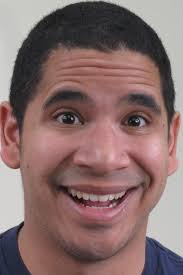
%> input picture seam_carving/data/face.jpeg, 183 x 275 px
$ octave ruleazaProiect.m   (GNU Octave 9; MATLAB toolbox functions it lacks are replaced by stand-ins)
%> lines starting %> are read from the running program, lines starting %| are printed output that depends on the picture
### seam_carving/cod/calculeazaEnergie.m
function E = calculeazaEnergie(img)

img = rgb2gray(img);
YFilter = fspecial('sobel');
XFilter = YFilter';
XFilter(:, [1 3]) = XFilter(:, [3 1]);

PartialDevX = imfilter(double(img), XFilter);
PartialDevY = imfilter(double(img), YFilter);

E = abs(PartialDevX) + abs(PartialDevY);

end

### seam_carving/cod/selecteazaDrumVertical.m
function d = selecteazaDrumVertical(E,metodaSelectareDrum)
%selecteaza drumul vertical ce minimizeaza functia cost calculate pe baza lui E
%
%input: E - energia la fiecare pixel calculata pe baza gradientului
%       metodaSelectareDrum - specifica metoda aleasa pentru selectarea drumului. Valori posibile:
%                           'aleator' - alege un drum aleator
%                           'greedy' - alege un drum utilizand metoda Greedy
%                           'programareDinamica' - alege un drum folosind metoda Programarii Dinamice
%
%output: d - drumul vertical ales

d = zeros(size(E,1),2);

switch metodaSelectareDrum
    case 'aleator'
        %pentru linia 1 alegem primul pixel in mod aleator
        linia = 1;
        %coloana o alegem intre 1 si size(E,2)
        coloana = randi(size(E,2));
        %punem in d linia si coloana coresponzatoare pixelului
        d(1,:) = [linia coloana];
        for i = 2:size(d,1)
            %alege urmatorul pixel pe baza vecinilor
            %linia este i
            linia = i;
            %coloana depinde de coloana pixelului anterior
            if d(i-1,2) == 1%pixelul este localizat la marginea din stanga
                %doua optiuni
                optiune = randi(2)-1;%genereaza 0 sau 1 cu probabilitati egale
            elseif d(i-1,2) == size(E,2)%pixelul este la marginea din dreapta
                %doua optiuni
                optiune = randi(2) - 2; %genereaza -1 sau 0
            else
                optiune = randi(3)-2; % genereaza -1, 0 sau 1
            end
            coloana = d(i-1,2) + optiune;%adun -1 sau 0 sau 1:
                                         % merg la stanga, dreapta sau stau pe loc
            d(i,:) = [linia coloana];
        end
    case 'greedy'
        linia = 1;
        [~, coloana] = min(E(linia, :));
        d(1, :) = [linia coloana];
        for i = 2:size(d, 1)
            if d(i-1, 2) == 1
                [~, coloana] = min(E(i, d(i-1, 2): d(i -1, 2) + 1));
            elseif d(i-1, 2) == size(E, 2)
                [~, coloana] = min(E(i, d(i-1, 2) - 1: d(i -1, 2)));
                coloana = coloana + d(i-1, 2) - 2;
            else
                [~, coloana] = min(E(i, d(i-1, 2) - 1: d(i -1, 2) + 1));
                coloana = coloana + d(i-1, 2) - 2;
            end
            d(i,:) = [i coloana];
        end

    case 'programareDinamica'
        M = zeros(size(E, 1), size(E, 2));
        for j = 1:size(E, 2)
            M(1, j) = E(1, j);
        end
        for i = 2:size(E, 1)
            for j = 1:size(E, 2)
                if j == size(E, 2)
                    [cat, ~] = min(M(i - 1, j - 1: j));
                elseif j == 1
                    [cat, ~] = min(M(i - 1, j: j + 1));
                else
                    [cat, ~] = min(M(i - 1, j - 1: j + 1));
                end
                M(i, j) = cat + E(i, j);
            end
        end
        [~, care] = min(M(size(E, 1), :));
        d(size(d, 1), :) = [size(d, 1), care];
        for i = size(E, 1) - 1:-1:1
            if care == size(E, 2)
                    [~, care2] = min(M(i + 1, care - 1: care));
                    care2 = care2 + care - 2;
            elseif care == 1
                    [~, care2] = min(M(i + 1, care: care + 1));
            else
                    [~, care2] = min(M(i + 1, care - 1: care + 1));
                    care2 = care2 + care - 2;
            end
            d(i, :) = [i care2];
            care = care2;
        end
    otherwise
        error('Optiune pentru metodaSelectareDrum invalida');
end

end

### seam_carving/cod/micsoreazaLatime.m
function img = micsoreazaLatime(img,numarPixeliLatime,metodaSelectareDrum,ploteazaDrum,culoareDrum)

for i = 1:numarPixeliLatime

    disp(['Eliminam drumul vertical numarul ' num2str(i) ...
        ' dintr-un total de ' num2str(numarPixeliLatime)]);

    %calculeaza energia dupa ecuatia (1) din articol
    E = calculeazaEnergie(img);

    %alege drumul vertical care conecteaza sus de jos
    drum = selecteazaDrumVertical(E,metodaSelectareDrum);

    %afiseaza drum
    if ploteazaDrum
        ploteazaDrumVertical(img,E,drum,culoareDrum);
        pause(1);
        close(gcf);
    end

    %elimina drumul din imagine
    img = eliminaDrumVertical(img,drum);

end

### seam_carving/cod/redimensioneazaImagine.m
function imgRedimensionata = redimensioneazaImagine(img,parametri)
%redimensioneaza imaginea
%
%input: img - imaginea initiala
%       parametri - stuctura de defineste modul in care face redimensionarea
%
% output: imgRedimensionata - imaginea redimensionata obtinuta


optiuneRedimensionare = parametri.optiuneRedimensionare;
metodaSelectareDrum = parametri.metodaSelectareDrum;
ploteazaDrum = parametri.ploteazaDrum;
culoareDrum = parametri.culoareDrum;

switch optiuneRedimensionare

    case 'micsoreazaLatime'
        numarPixeliLatime = parametri.numarPixeliLatime;
        imgRedimensionata = micsoreazaLatime(img,numarPixeliLatime,metodaSelectareDrum,...
                            ploteazaDrum,culoareDrum);

    case 'micsoreazaInaltime'
        numarPixeliInaltime = parametri.numarPixeliInaltime;
        imgRedimensionata = micsoreazaInaltime(img,numarPixeliInaltime,metodaSelectareDrum,...
                            ploteazaDrum,culoareDrum);

    case 'maresteLatime'
        numarPixeliLatime = parametri.numarPixeliLatime;
        imgRedimensionata = maresteLatime(img,numarPixeliLatime,metodaSelectareDrum,...
                            ploteazaDrum,culoareDrum);

    case 'maresteInaltime'
        numarPixeliInaltime = parametri.numarPixeliInaltime;
        imgRedimensionata = maresteInaltime(img,numarPixeliInaltime,metodaSelectareDrum,...
                            ploteazaDrum,culoareDrum);

    case 'amplificaContinut'
        imgRedimensionata = amplificaContinut(img, parametri.factor);

    case 'eliminaObiect'
        imgRedimensionata = eliminaObiect(img, parametri);

end

### seam_carving/cod/eliminaDrumVertical.m
function img1 = eliminaDrumVertical(img,drum)
%elimina drumul vertical din imagine
%input: img - imaginea initiala
%       drum - drumul vertical
%output img1 - imaginea initiala din care s-a eliminat drumul vertical
img1 = zeros(size(img,1),size(img,2)-1,size(img,3),'uint8');

for i=1:size(img1,1)
        coloana = drum(i,2);
        %copiem partea din stanga
        img1(i,1:coloana-1,:) = img(i,1:coloana-1,:);
        %copiem partea din dreapta
        img1(i,coloana:end,:) = img(i,coloana+1:end,:);
        %completati aici codul vostru
end

### seam_carving/cod/ruleazaProiect.m
%Implementarea a proiectului Redimensionare imagini
%dupa articolul "Seam Carving for Content-Aware Image Resizing", autori S.
%Avidan si A. Shamir
%%
%aceasta functie ruleaza intregul proiect
%setati parametri si imaginile de redimensionat aici

%citeste o imagine
img = imread('../data/face.jpeg');
%> img is the input picture: size 275x183x3 uint8; mean R, G, B 135.4, 109.2, 107.8

%reducem imaginea in latime cu 20 de pixeli
%seteaza parametri
parametri.optiuneRedimensionare = 'micsoreazaLatime';
parametri.numarPixeliInaltime = 50;
parametri.numarPixeliLatime = 50;
parametri.ploteazaDrum = 0;
parametri.culoareDrum = [255 0 0]';%culoarea rosie
parametri.factor = 1.25;
parametri.metodaSelectareDrum= 'greedy';%optiuni posibile: 'aleator','greedy','programareDinamica'


imgRedimensionata_proiect = redimensioneazaImagine(img,parametri);
%> the loop in micsoreazaLatime, `for i = 1:numarPixeliLatime` made 50 passes
%> pass 1, in calculeazaEnergie, `img = rgb2gray(img);`:
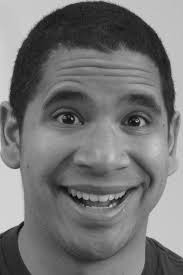
%> img: size 275x183 uint8; min 4, max 228, mean 116.9
%> pass 1, in calculeazaEnergie, `PartialDevX = imfilter(double(img), XFilter);`:
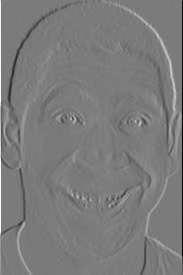
%> PartialDevX: size 275x183 double; min -819, max 871, mean 0.3; drawn with min black and max white
%> pass 1, in calculeazaEnergie, `PartialDevY = imfilter(double(img), YFilter);`:
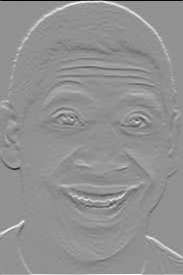
%> PartialDevY: size 275x183 double; min -820, max 614, mean 1.5; drawn with min black and max white
%> pass 1, in calculeazaEnergie, `E = abs(PartialDevX) + abs(PartialDevY);`:
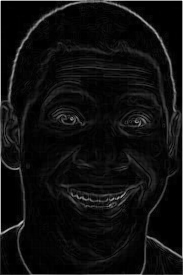
%> E: size 275x183 double; min 0, max 1212, mean 73.5; drawn with min black and max white
%> after the loop in micsoreazaLatime, `for i = 1:numarPixeliLatime`:
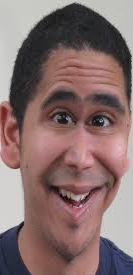
%> img: size 275x133x3 uint8; mean R, G, B 134.3, 110.1, 108.9

%foloseste functia imresize pentru redimensionare traditionala
imgRedimensionata_traditional = imresize(img,[ size(imgRedimensionata_proiect,1) size(imgRedimensionata_proiect,2)]);
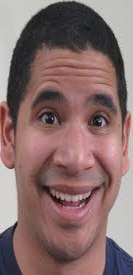
%> imgRedimensionata_traditional: size 275x133x3 uint8; mean R, G, B 135.4, 109.2, 107.8

%ploteaza imaginile obtinute
figure, hold on;

%1. imaginea initiala
h1 = subplot(1,3,1);imshow(img);
xsize = get(h1,'XLim');ysize = get(h1,'YLim');
xlabel('imaginea initiala');

%2. imaginea redimensionata cu pastrarea continutului
h2 = subplot(1,3,2);imshow(imgRedimensionata_proiect);
set(h2, 'XLim', xsize, 'YLim', ysize);
xlabel('rezultatul nostru');

%3. imaginea obtinuta prin redimensionare traditionala
h3 = subplot(1,3,3);imshow(imgRedimensionata_traditional);
set(h3, 'XLim', xsize, 'YLim', ysize);
xlabel('rezultatul imresize');

$ run again, with seam_carving/data/obama.jpeg copied over seam_carving/data/face.jpeg
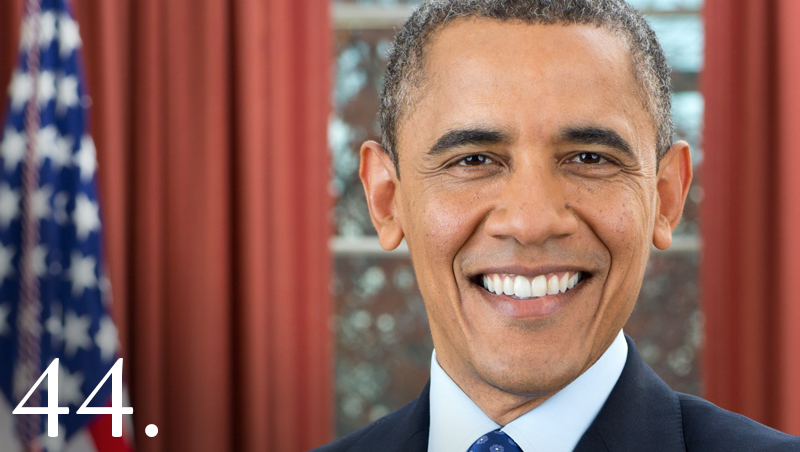
%> input picture seam_carving/data/obama.jpeg, 800 x 452 px
%> img is the input picture: size 452x800x3 uint8; mean R, G, B 140.5, 98.1, 90.2
%> the loop in micsoreazaLatime, `for i = 1:numarPixeliLatime` made 50 passes
%> pass 1, in calculeazaEnergie, `E = abs(PartialDevX) + abs(PartialDevY);`:
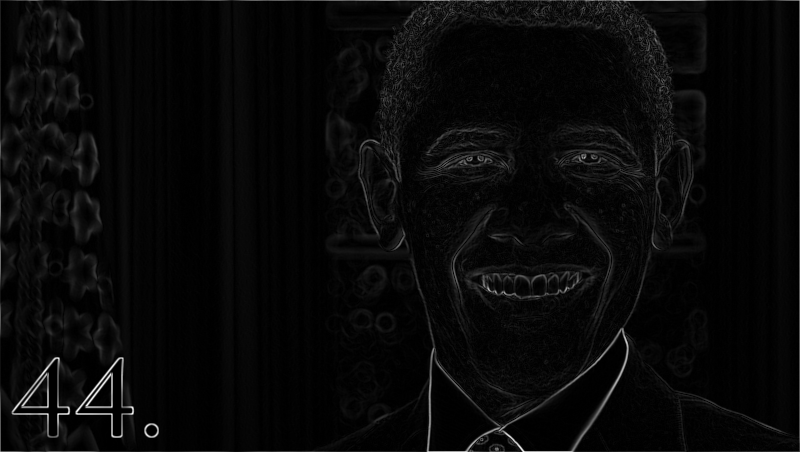
%> E: size 452x800 double; min 0, max 1376, mean 49; drawn with min black and max white
%> `imgRedimensionata_traditional = imresize(img,[ size(imgRedimensionata_..`:
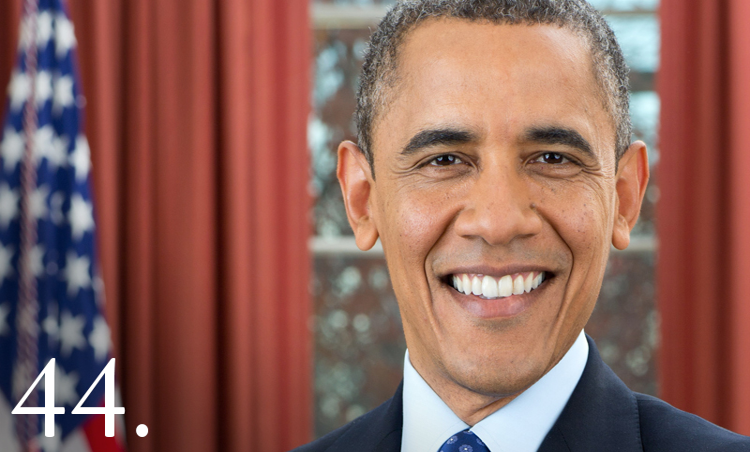
%> imgRedimensionata_traditional: size 452x750x3 uint8; mean R, G, B 140.5, 98.1, 90.2
